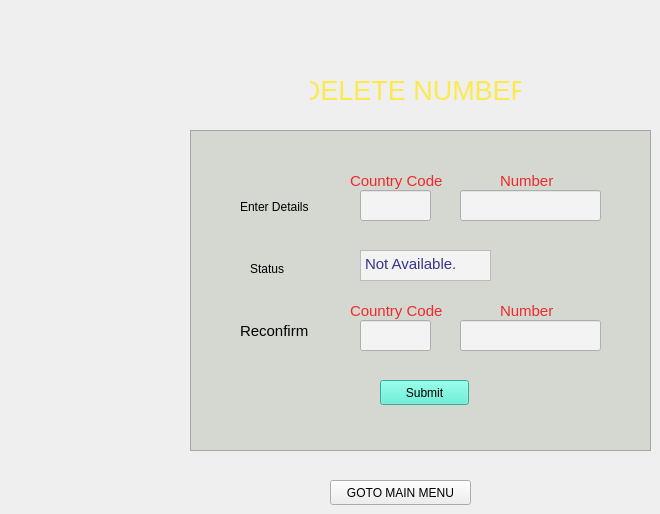
    <widget class="QWidget" name="PageDelNo">
     <widget class="QLabel" name="label_32">
      <property name="geometry">
       <rect>
        <x>310</x>
        <y>70</y>
        <width>211</width>
        <height>41</height>
       </rect>
      </property>
      <property name="font">
       <font>
        <pointsize>20</pointsize>
       </font>
      </property>
      <property name="styleSheet">
       <string notr="true">color: rgb(252, 233, 79);</string>
      </property>
      <property name="text">
       <string>DELETE NUMBER</string>
      </property>
      <property name="alignment">
       <set>Qt::AlignCenter</set>
      </property>
     </widget>
     <widget class="QTableView" name="tableView_4">
      <property name="geometry">
       <rect>
        <x>190</x>
        <y>130</y>
        <width>461</width>
        <height>321</height>
       </rect>
      </property>
      <property name="styleSheet">
       <string notr="true">background-color: rgb(211, 215, 207, 250);</string>
      </property>
     </widget>
     <widget class="QPushButton" name="btn_delSubmit">
      <property name="geometry">
       <rect>
        <x>380</x>
        <y>380</y>
        <width>89</width>
        <height>25</height>
       </rect>
      </property>
      <property name="styleSheet">
       <string notr="true">background-color: rgb(74, 239, 209);</string>
      </property>
      <property name="text">
       <string>Submit</string>
      </property>
     </widget>
     <widget class="QLabel" name="label_31">
      <property name="geometry">
       <rect>
        <x>250</x>
        <y>260</y>
        <width>67</width>
        <height>17</height>
       </rect>
      </property>
      <property name="text">
       <string>Status</string>
      </property>
     </widget>
     <widget class="QLineEdit" name="delNoCode">
      <property name="geometry">
       <rect>
        <x>360</x>
        <y>190</y>
        <width>71</width>
        <height>31</height>
       </rect>
      </property>
      <property name="styleSheet">
       <string notr="true">background-color: rgb(243, 243, 243);</string>
      </property>
     </widget>
     <widget class="QTextBrowser" name="delNoStatus">
      <property name="geometry">
       <rect>
        <x>360</x>
        <y>250</y>
        <width>131</width>
        <height>31</height>
       </rect>
      </property>
      <property name="styleSheet">
       <string notr="true">background-color: rgb(243, 243, 243);
color: rgb(56, 51, 139);</string>
      </property>
      <property name="html">
       <string>&lt;!DOCTYPE HTML PUBLIC &quot;-//W3C//DTD HTML 4.0//EN&quot; &quot;http://www.w3.org/TR/REC-html40/strict.dtd&quot;&gt;
&lt;html&gt;&lt;head&gt;&lt;meta name=&quot;qrichtext&quot; content=&quot;1&quot; /&gt;&lt;style type=&quot;text/css&quot;&gt;
p, li { white-space: pre-wrap; }
&lt;/style&gt;&lt;/head&gt;&lt;body style=&quot; font-family:'Ubuntu'; font-size:11pt; font-weight:400; font-style:normal;&quot;&gt;
&lt;p style=&quot; margin-top:0px; margin-bottom:0px; margin-left:0px; margin-right:0px; -qt-block-indent:0; text-indent:0px;&quot;&gt;Not Available.&lt;/p&gt;&lt;/body&gt;&lt;/html&gt;</string>
      </property>
     </widget>
     <widget class="QLabel" name="label_30">
      <property name="geometry">
       <rect>
        <x>500</x>
        <y>170</y>
        <width>61</width>
        <height>21</height>
       </rect>
      </property>
      <property name="font">
       <font>
        <pointsize>11</pointsize>
       </font>
      </property>
      <property name="styleSheet">
       <string notr="true">color: rgb(239, 41, 41);</string>
      </property>
      <property name="text">
       <string>Number</string>
      </property>
     </widget>
     <widget class="QLabel" name="label_33">
      <property name="geometry">
       <rect>
        <x>240</x>
        <y>320</y>
        <width>81</width>
        <height>21</height>
       </rect>
      </property>
      <property name="font">
       <font>
        <pointsize>11</pointsize>
       </font>
      </property>
      <property name="text">
       <string>Reconfirm</string>
      </property>
     </widget>
     <widget class="QPushButton" name="pushButton_15">
      <property name="geometry">
       <rect>
        <x>330</x>
        <y>480</y>
        <width>141</width>
        <height>25</height>
       </rect>
      </property>
      <property name="text">
       <string>GOTO MAIN MENU</string>
      </property>
     </widget>
     <widget class="QLabel" name="label_44">
      <property name="geometry">
       <rect>
        <x>350</x>
        <y>170</y>
        <width>101</width>
        <height>21</height>
       </rect>
      </property>
      <property name="font">
       <font>
        <pointsize>11</pointsize>
       </font>
      </property>
      <property name="styleSheet">
       <string notr="true">color: rgb(239, 41, 41);</string>
      </property>
      <property name="text">
       <string>Country Code</string>
      </property>
     </widget>
     <widget class="QLineEdit" name="delNumber">
      <property name="geometry">
       <rect>
        <x>460</x>
        <y>190</y>
        <width>141</width>
        <height>31</height>
       </rect>
      </property>
      <property name="styleSheet">
       <string notr="true">background-color: rgb(243, 243, 243);</string>
      </property>
     </widget>
     <widget class="QLabel" name="label_45">
      <property name="geometry">
       <rect>
        <x>240</x>
        <y>196</y>
        <width>91</width>
        <height>21</height>
       </rect>
      </property>
      <property name="text">
       <string>Enter Details</string>
      </property>
     </widget>
     <widget class="QLineEdit" name="reconfirmCode">
      <property name="geometry">
       <rect>
        <x>360</x>
        <y>320</y>
        <width>71</width>
        <height>31</height>
       </rect>
      </property>
      <property name="styleSheet">
       <string notr="true">background-color: rgb(243, 243, 243);</string>
      </property>
     </widget>
     <widget class="QLabel" name="label_46">
      <property name="geometry">
       <rect>
        <x>500</x>
        <y>300</y>
        <width>61</width>
        <height>21</height>
       </rect>
      </property>
      <property name="font">
       <font>
        <pointsize>11</pointsize>
       </font>
      </property>
      <property name="styleSheet">
       <string notr="true">color: rgb(239, 41, 41);</string>
      </property>
      <property name="text">
       <string>Number</string>
      </property>
     </widget>
     <widget class="QLineEdit" name="reconfirmNo">
      <property name="geometry">
       <rect>
        <x>460</x>
        <y>320</y>
        <width>141</width>
        <height>31</height>
       </rect>
      </property>
      <property name="styleSheet">
       <string notr="true">background-color: rgb(243, 243, 243);</string>
      </property>
     </widget>
     <widget class="QLabel" name="label_47">
      <property name="geometry">
       <rect>
        <x>350</x>
        <y>300</y>
        <width>101</width>
        <height>21</height>
       </rect>
      </property>
      <property name="font">
       <font>
        <pointsize>11</pointsize>
       </font>
      </property>
      <property name="styleSheet">
       <string notr="true">color: rgb(239, 41, 41);</string>
      </property>
      <property name="text">
       <string>Country Code</string>
      </property>
     </widget>
    </widget>
